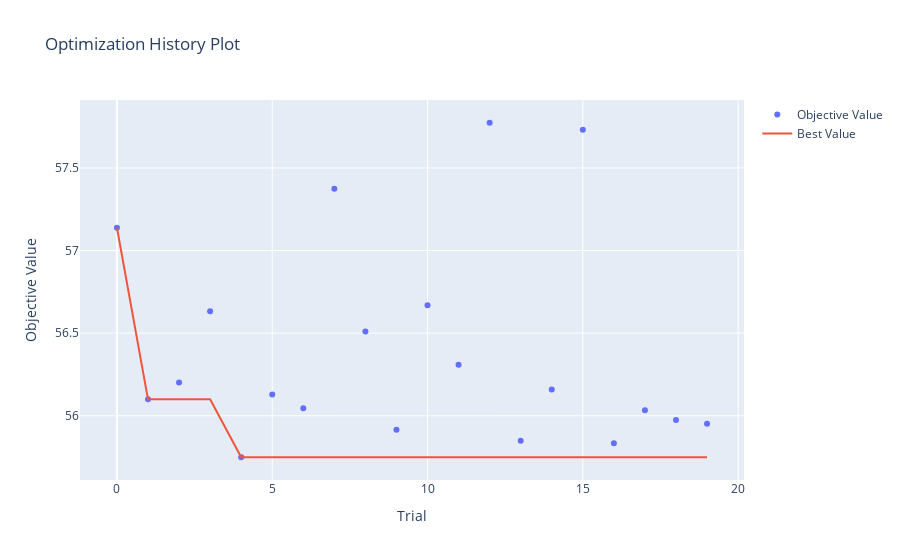

The notebook cell saved with this chart:
### Markdown cell above
### visualizing the output of the Tuning

### Code cell
optuna.visualization.plot_optimization_history(study)

### Figure 1 — Plotly figure (JSON) as saved in the notebook; plotly's stock layout.template omitted (floating-point values rounded to 4 significant figures)
{"data": [{"mode": "markers", "name": "Objective Value", "type": "scatter", "x": [0, 1, 2, 3, 4, 5, 6, 7, 8, 9, 10, 11, 12, 13, 14, 15, 16, 17, 18, 19], "y": [57.14, 56.1, 56.2, 56.63, 55.75, 56.13, 56.04, 57.37, 56.51, 55.92, 56.67, 56.31, 57.77, 55.85, 56.16, 57.73, 55.83, 56.03, 55.97, 55.95]}, {"mode": "lines", "name": "Best Value", "type": "scatter", "x": [0, 1, 2, 3, 4, 5, 6, 7, 8, 9, 10, 11, 12, 13, 14, 15, 16, 17, 18, 19], "y": [57.14, 56.1, 56.1, 56.1, 55.75, 55.75, 55.75, 55.75, 55.75, 55.75, 55.75, 55.75, 55.75, 55.75, 55.75, 55.75, 55.75, 55.75, 55.75, 55.75]}, {"marker": {"color": "#cccccc"}, "mode": "markers", "name": "Infeasible Trial", "showlegend": false, "type": "scatter", "x": [], "y": []}], "layout": {"title": {"text": "Optimization History Plot"}, "xaxis": {"title": {"text": "Trial"}}, "yaxis": {"title": {"text": "Objective Value"}}}}
